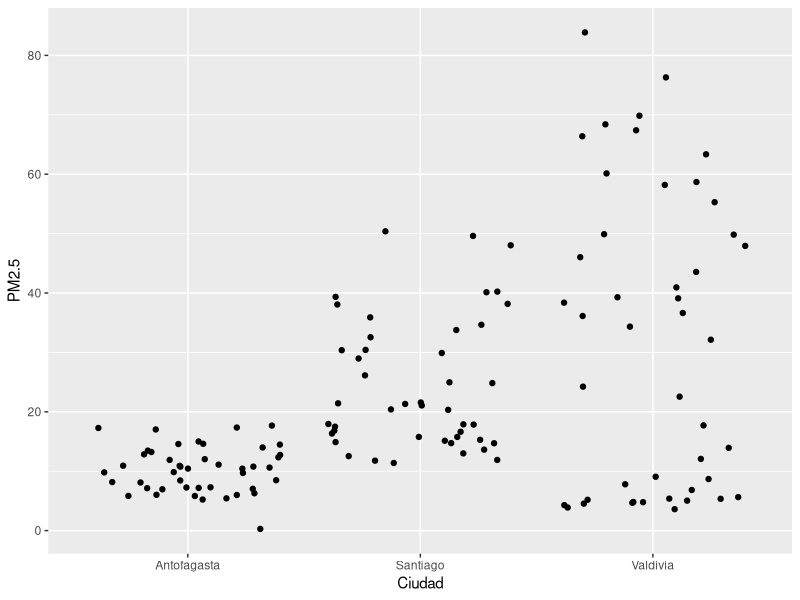
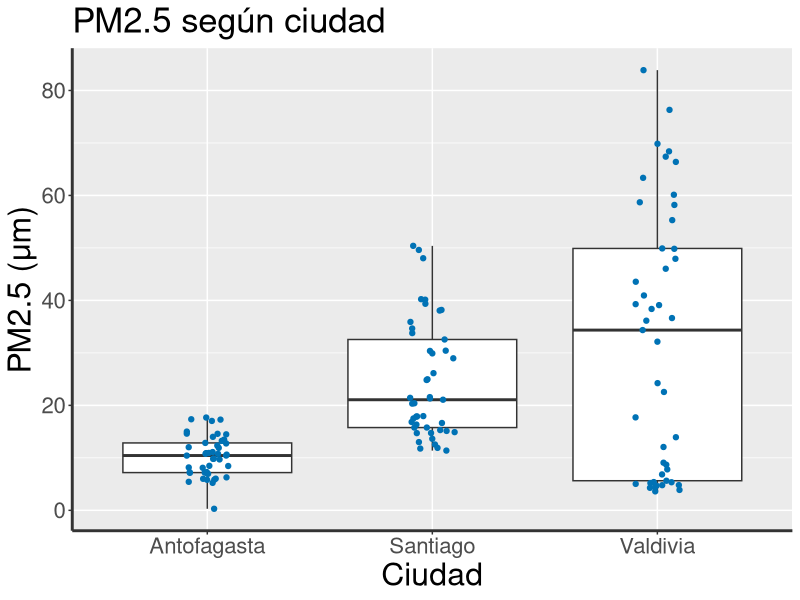

These charts were generated, in order, by the following R code:
## ---- chunk 1
knitr::opts_chunk$set(collapse = TRUE)
## ---- chunk 2
library(ggplot2)
## ---- chunk 3
library(readr)
MaterialParticulado <- read_delim("MaterialParticulado.txt", 
delim = "\t", escape_double = FALSE, 
col_types = cols(Year = col_factor(levels = c("2018", "2019", "2020", "2021")), Mes = col_factor(levels = c("1", "2", "3", "4", "5", "6", "7", "8", 
"9", "10", "11", "12"))), trim_ws = TRUE)
## ---- chunk 4
ggplot(data=MaterialParticulado, mapping =aes(x=Ciudad, y=PM2.5))+
  geom_jitter()
## ---- chunk 5
ggplot(data=MaterialParticulado, mapping =aes(x=Ciudad, y=PM2.5))+
  geom_boxplot()+
  geom_jitter(position=position_jitter(0.1), color="#0072B5FF")+
  labs(title="PM2.5 según ciudad",
       y="PM2.5 (μm)", x="Ciudad")+
  theme(axis.text =element_text(size=16),
        axis.title=element_text(size=23),
        plot.title=element_text(size=25),
        axis.line = element_line(color = "#333333",size = 1, linetype = "solid"))
